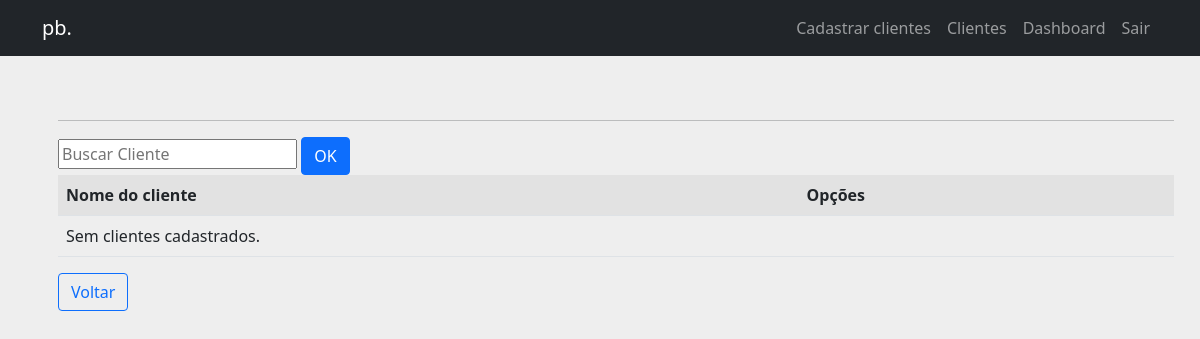
Before: /clientes/listar-clientes/ (signed in) with the older database file.
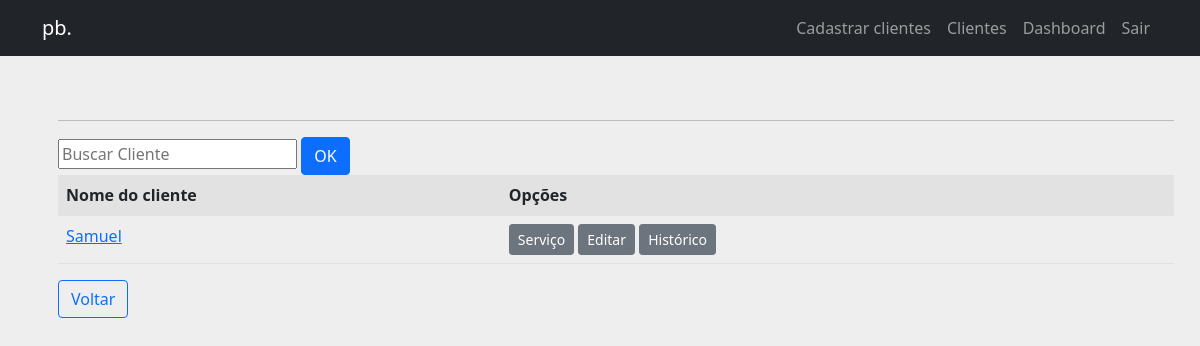
After: the same page with the newer database file.
### clientes/models.py (models this page shows, shortened)
class Cliente(models.Model):
    nome_cliente = models.CharField(max_length=70, verbose_name='Nome Completo')
    telefone = models.CharField(max_length=15, verbose_name='Telefone')
    email = models.EmailField(unique=True, blank=True, verbose_name='E-mail')
    data_criacao = models.DateTimeField(default=datetime.now, blank=True)
    def get_absolute_url(self):
        return reverse('clientes:dados-cliente', kwargs={'pk': self.pk})

### servico/views.py (the view)
# urls.py: path('listar-clientes/', ProcurarClienteList.as_view(), name='listar-clientes'),
class ProcurarClienteList(ListView):
    model = Cliente
    template_name = 'servico/listar_clientes_list.html'
    paginate_by = 10
    def get_queryset(self):
        txt_pesquisa = self.request.GET.get('pesquisa')
        if txt_pesquisa:
            cliente = Cliente.objects.filter(nome_cliente__icontains=txt_pesquisa.strip()).order_by('nome_cliente')
        else:
            cliente = Cliente.objects.all().order_by('nome_cliente')
        return cliente

### templates/servico/listar_clientes_list.html (shortened to what this page needs)
{% extends 'base.html' %}
{% block content %}
{% if user.is_authenticated %}
  <ul>
    <div class='table-responsive'>
      <div class="container">
          <hr>
            <form action="?" method="GET">
            <input type="text" placeholder="Buscar Cliente" name="pesquisa" id="" value="{{ request.GET.pesquisa }}"></input>
            <button type="submit" class="btn btn-primary">OK</button>
            </form>
          <table class='table table-striped'>
            <tr>
                <th>Nome do cliente</th>
                <th>Opções</th>
            </tr>
            {% for cliente in object_list %}
                <tr>
                    <td ><a href="{{ cliente.get_absolute_url }}">{{ cliente.nome_cliente }}</a></td>
                    <td><a href="{% url 'servico:criar-servico' cliente.pk %}" class="btn btn-secondary btn-sm">Serviço</a>
                        <a href="{% url 'servico:listar-servico' cliente.nome_cliente %}" class="btn btn-secondary btn-sm">Editar</a>
                        <a href="{% url 'servico:historico-cliente' cliente.nome_cliente %}" class="btn btn-secondary btn-sm">Histórico</a>
                    </td>
                </tr>
            {% empty %}
             <tr>
                    <td colspan='2'>Sem clientes cadastrados.</td>
             </tr>
            {% endfor %}
          </table>
             <p><a class="btn btn-outline-primary" href="{% url 'pages:home' %}">Voltar</a></p>
      </div>
    </div>
  </ul>
{% else %}
    <p>Você não está logado</p>
    <a href="{% url 'login' %}">Entrar</a>
{% endif %}
{% endblock %}

Changed rows visible on the page:
added Cliente: nome_cliente "Samuel"
Other visible differences:
text no longer shown: "Sem clientes cadastrados."
